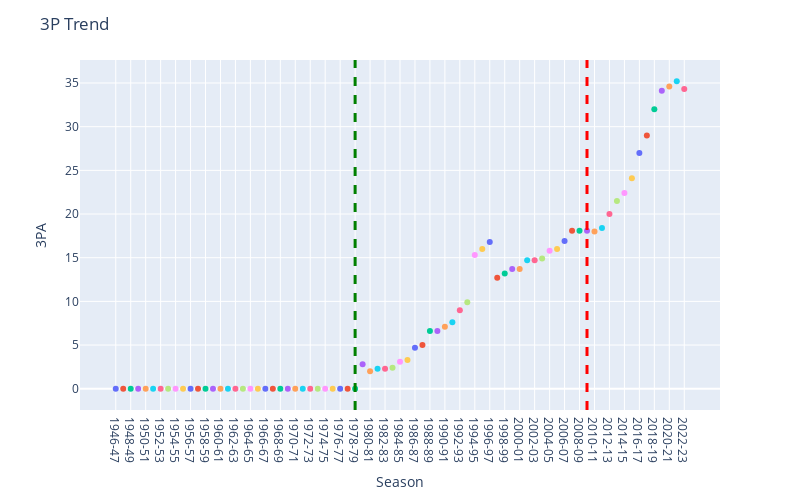

Source (notebook cell):
### Code cell
#Scatter Graph
fig = px.scatter(overallstat, x="Season", y="3PA", color="Season", trendline="ols",
           )
fig.update_layout(
    title_text="3P Trend",
    showlegend=False,
    width=800, height=500
)

fig.add_vline(x='1978-79', line_width=3, line_dash="dash", line_color="green", name='3 Pointer Started')
fig.add_vline(x='2009-10', line_width=3, line_dash="dash", line_color="red", name='Steph Curry Drafted')


fig.show()
